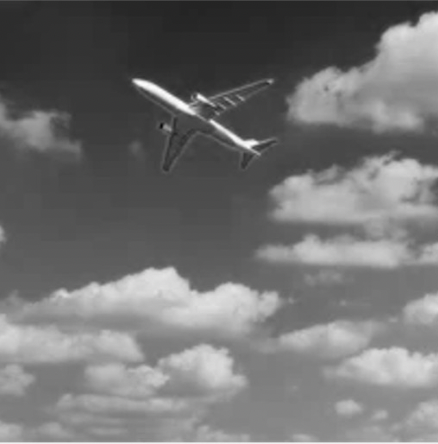
#> input picture plane.png, 438 x 444 px
$ python lab2-task1.py
#> lines starting #> are read from the running program, lines starting #| are printed output that depends on the picture
# Task 1: Perform operations involving image addition and alpha blending on grayscale images.

# Image Addition: first image = plane, second image = car

# Ensure clipped resulting pixel values to remain within valid range of display

# import packagaes for images and arrays
import matplotlib.pyplot as plt
import numpy as np
from PIL import Image, ImageChops

image_1 = Image.open("plane.png").convert("RGBA") # for alpha blending later
#> image_1 is the input picture: PIL image 438x444 RGBA; mean R, G, B, A 113.9, 113.9, 113.9, 255
image_2 = Image.open("car.png").convert("RGBA")
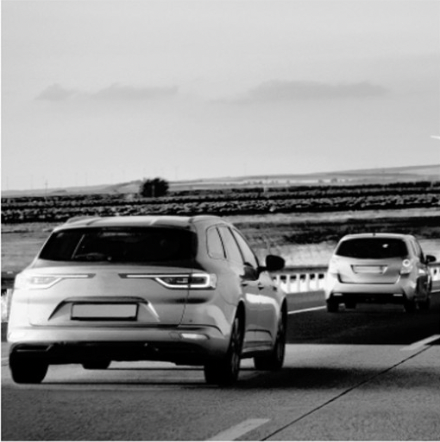
#> input picture car.png, 440 x 442 px
#> image_2 is the input picture: PIL image 440x442 RGBA; mean R, G, B, A 138.5, 138.5, 138.5, 255

image_2 = image_2.resize(image_1.size) # make sure images are same size
#> image_2: PIL image 438x444 RGBA

# applying addition method
# image_3 = ImageChops.add(image_1, image_2, scale=1.0,offset=0)

# image_3.show()

# image_3.save("plane_and_car.png")

# Alpha Blending:

# Set alpha blending factors
a_less = 0.2
a_half = 0.5
a_greater = 0.8

# Blend images
blended_image_less = Image.blend(image_1, image_2, a_less)
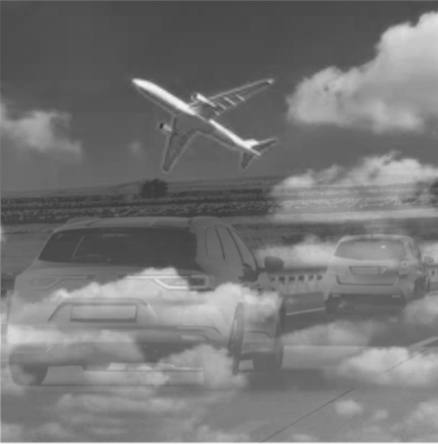
#> blended_image_less: PIL image 438x444 RGBA; mean R, G, B, A 118.4, 118.4, 118.4, 255
blended_image_half = Image.blend(image_1, image_2, a_half)
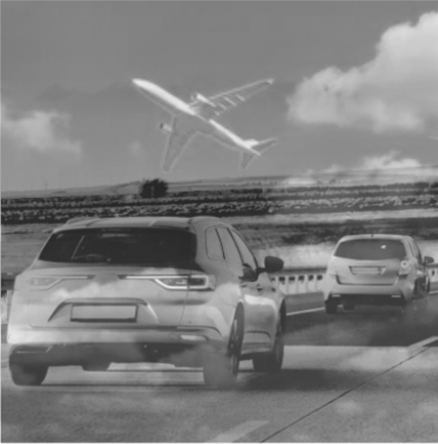
#> blended_image_half: PIL image 438x444 RGBA; mean R, G, B, A 125.9, 125.9, 125.9, 255
blended_image_greater = Image.blend(image_1, image_2, a_greater)
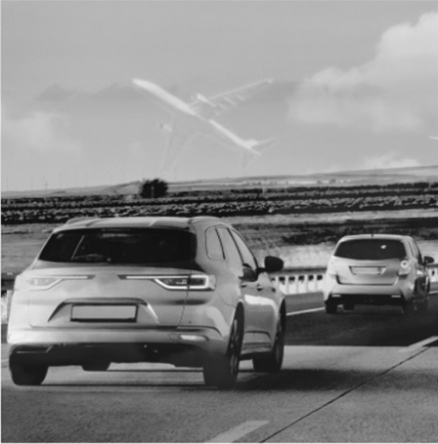
#> blended_image_greater: PIL image 438x444 RGBA; mean R, G, B, A 133.2, 133.2, 133.2, 255

# Show and save the results
blended_image_less.show()
blended_image_less.save("blended_a_less.png")

blended_image_half.show()
blended_image_half.save("blended_a_half.png")

blended_image_greater.show()
blended_image_greater.save("blended_a_greater.png")
